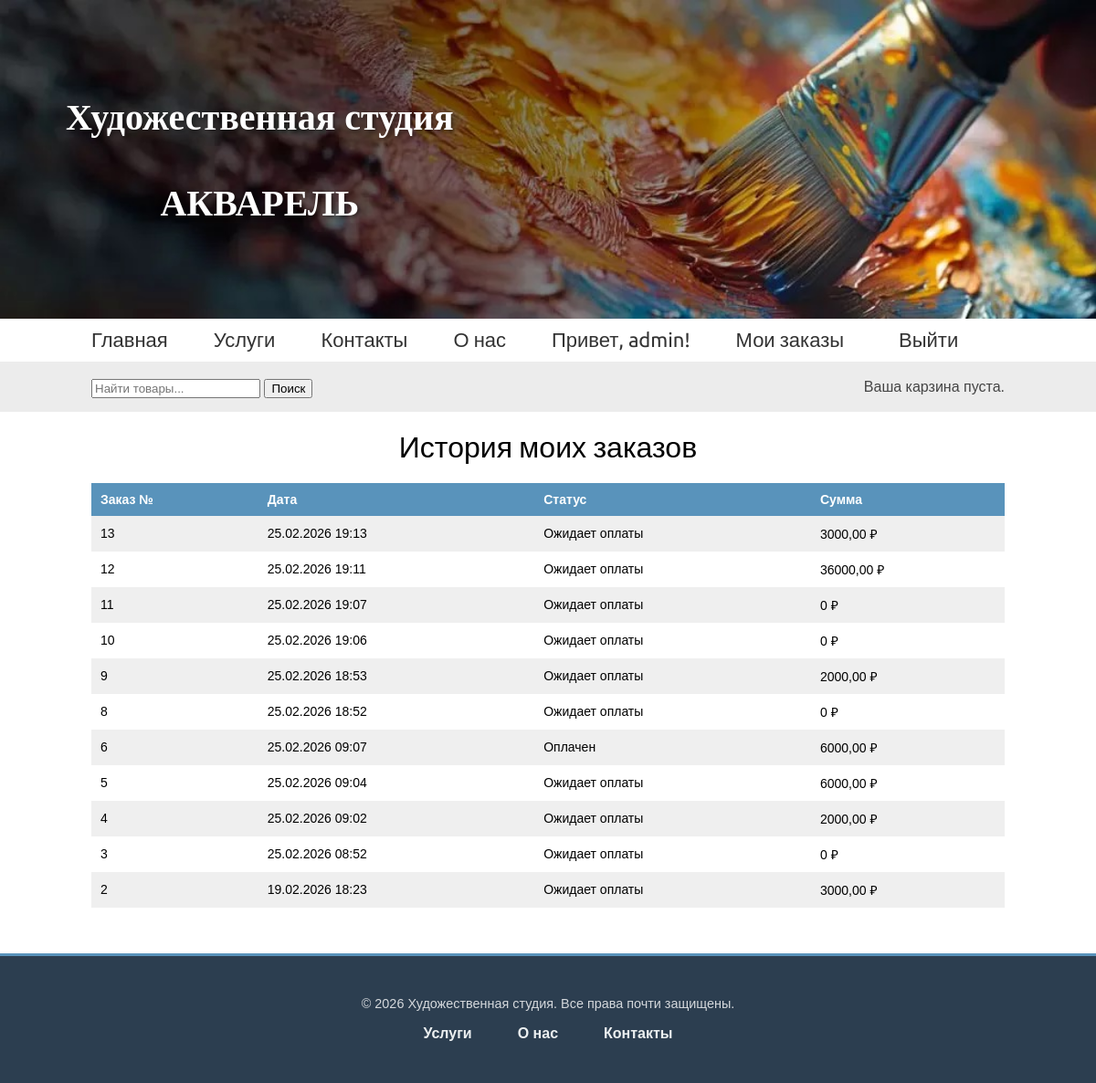
The page /orders/my-orders/ (signed in) on the database its author committed.
### orders/models.py (models this page shows, shortened)
class Order(models.Model):
    user = models.ForeignKey(
        settings.AUTH_USER_MODEL,
        related_name='orders',
        on_delete=models.CASCADE,
        null=True,
        blank=True
    )
    first_name = models.CharField(max_length=50)
    last_name = models.CharField(max_length=50)
    email = models.EmailField()
    address = models.CharField(max_length=250)
    created = models.DateTimeField(auto_now_add=True)
    updated = models.DateTimeField(auto_now=True)
    paid = models.BooleanField(default=False)
    class Meta:
        ordering = ['-created']
        indexes = [
            models.Index(fields=['-created']),
        ]
    def get_total_cost(self):
        return sum(item.get_cost() for item in self.items.all())

class OrderItem(models.Model):
    order = models.ForeignKey(
        Order,
        related_name='items',
        on_delete=models.CASCADE
    )
    product = models.ForeignKey(
        'shop.Product',
        related_name='order_items',
        on_delete=models.CASCADE
    )
    price = models.DecimalField(
        max_digits=10,
        decimal_places=2
    )
    quantity = models.PositiveIntegerField(default=1)
    def get_cost(self):
        return self.price * self.quantity

### orders/views.py (the view)
# urls.py: path('my-orders/', views.user_orders, name='user_orders'),
@login_required
def user_orders(request):
    orders = Order.objects.filter(user=request.user).order_by('-created')
    return render(request, 'orders/order/list.html', {'orders': orders})

### cart/cart.py (called while the page is built)
    def __len__(self):
        return sum(item['quantity'] for item in self.cart.values())

### cart/context_processors.py (called while the page is built)
def cart(request):
    return {'cart': Cart(request)}

### orders/templates/orders/order/list.html (shortened to what this page needs)
{% extends "shop/base.html" %}
{% block content %}
  <h1>История моих заказов</h1>
  <div class="order-list">
    {% if orders %}
      <table>
        <thead>
          <tr>
            <th>Заказ №</th>
            <th>Дата</th>
            <th>Статус</th>
            <th>Сумма</th>
          </tr>
        </thead>
        <tbody>
          {% for order in orders %}
            <tr>
              <td>{{ order.id }}</td>
              <td>{{ order.created|date:"d.m.Y H:i" }}</td>
              <td>{% if order.paid %}Оплачен{% else %}Ожидает оплаты{% endif %}</td>
              <td>{{ order.get_total_cost }} ₽</td>
            </tr>
          {% endfor %}
        </tbody>
      </table>
    {% else %}
      <p>У вас пока нет оформленных заказов. <a href="{% url 'shop:product_list' %}">Начать покупки</a></p>
    {% endif %}
  </div>
{% endblock %}

### shop/templates/shop/base.html (shortened to what this page needs)
{% load static %}
<!DOCTYPE html>
<html>
  <head>
    <link href="{% static "css/base.css" %}" rel="stylesheet">
  </head>
  <body>
<div class="top-banner">
    <img src="{% static 'img/bk.jpg' %}" alt="Banner">
    <div class="banner-text">Художественная студия<br><br>АКВАРЕЛЬ</div>
</div>
    <div id="header">
  <a href="/" class="logo">Главная</a>
  <a href="{% url 'shop:services' %}" class="logo">Услуги</a>
  <a href="{% url 'shop:contacts' %}" class="logo">Контакты</a>
  <a href="{% url 'shop:about' %}" class="logo">О нас</a>
  <div class="user">
    {% if request.user.is_authenticated %}
        <span class="logo">Привет, {{ request.user.username }}!</span>
        <a href="{% url 'orders:user_orders' %}" class="logo">Мои заказы</a>
        <form method="post" action="{% url 'logout' %}" style="display:inline;">
            <button type="submit" class="logo">Выйти</button>
        </form>
    {% else %}
        <a href="{% url 'login' %}" class="logo">Войти</a>
        <a href="{% url 'register' %}" class="logo">Регистрация</a>
    {% endif %}
  </div>
</div>
    <div id="subheader">
      <div class="cart">
        {% with total_items=cart|length %}
          {% if total_items > 0 %}
            Ваша карзина:
            <a href="{% url "cart:cart_detail" %}">
              {{ total_items }} товаров на сумму =
              {{ cart.get_total_price }} ₽
            </a>
          {% elif not order %}
            Ваша карзина пуста.
          {% endif %}
        {% endwith %}
      </div>
      <form action="{% url 'shop:product_search' %}" method="get" class="search-form">
        <input type="text" name="query" placeholder="Найти товары...">
        <button type="submit">Поиск</button>
    </form>
    </div>
    <div id="content">
      {% block content %}
      {% endblock %}
    </div>
    <footer id="footer">
        <div class="footer-content">
            <p>&copy; 2026 Художественная студия. Все права почти защищены.</p>
            <ul class="footer-links">
        <a href="{% url 'shop:services' %}">Услуги</a>
        <a href="{% url 'shop:about' %}">О нас</a>
        <a href="{% url 'shop:contacts' %}">Контакты</a>
            </ul>
        </div>
    </footer>
  </body>
</html>

### shop/static/css/base.css (style rules this page uses)
body { margin:0; padding:0; font-family:helvetica, sans-serif; }
h1, h2, h3, h4, h5, h6 { font-family: 'Ubuntu', sans-serif; font-weight:normal; }
a { text-decoration:none; color:#5993bb; }
table { width:100%; border-spacing:0; border-collapse: collapse; }
table th, table td { text-align:left; font-size:14px; padding:10px; margin:0; }
tbody tr:nth-child(odd) { background:#efefef; }
thead th, tbody tr.total { background:#5993bb; color:#fff; font-weight:bold; }
#header { padding:10px 100px; font-size:18px; overflow:auto; }
#subheader { background:#ececec; color:#444; padding:15px 100px; overflow:auto; }
#header .logo { font-family: 'Ubuntu', sans-serif; float: left; color: #333; font-size: 22px; margin-right: 50px !important; text-decoration: none; }
#subheader .cart { float:right; padding-top:4px; }
#subheader .search-form { float:left; padding-top:4px; }
#content { padding:0 100px; overflow:hidden; }
.top-banner { position: relative; width: 100%; overflow: hidden; }
.top-banner img { width: 100%; display: block; height: auto; }
.banner-text { font-family: "Times New Roman", Times, serif; opacity: 0; animation: fadeIn 3s ease-out forwards; position: absolute; top: 30%; left: 6%; transform: translate(-50%, -50%); color: white; font-size: 2.5rem; font-weight: bold; text-shadow: 2px 2px 4px rgba(0,0,0,0.5); text-align: center; }
#header .user button.logo { font-family: 'Ubuntu', sans-serif; color: #333; font-size: 22px; background: none; border: none; padding: 0; margin: 0; cursor: pointer; display: inline; line-height: inherit; float: none; margin-left: 10px; }
h1 { text-align: center; margin: 20px 0; }
#footer { background-color:#2c3e50; color:white; padding:30px 0; margin-top:50px; text-align:center; border-top:3px solid #5993bb; }
.footer-links { list-style:none; padding:0; display:flex; justify-content:center; gap:20px; margin-bottom:15px; }
.footer-links a { color:#ecf0f1; text-decoration:none; margin:0 15px; font-weight:bold; transition:color 0.3s; }
#footer p { font-size:0.9em; opacity:0.8; }

### rows shown on the page
Order: id "13", created "25.02.2026 19:13", paid "Ожидает оплаты", get_total_cost "3000,00"
Order: id "12", created "25.02.2026 19:11", paid "Ожидает оплаты", get_total_cost "36000,00"
Order: id "11", created "25.02.2026 19:07", paid "Ожидает оплаты", get_total_cost "0"
Order: id "10", created "25.02.2026 19:06", paid "Ожидает оплаты", get_total_cost "0"
Order: id "9", created "25.02.2026 18:53", paid "Ожидает оплаты", get_total_cost "2000,00"
Order: id "8", created "25.02.2026 18:52", paid "Ожидает оплаты", get_total_cost "0"
Order: id "6", created "25.02.2026 09:07", paid "Оплачен", get_total_cost "6000,00"
Order: id "5", created "25.02.2026 09:04", paid "Ожидает оплаты", get_total_cost "6000,00"
Order: id "4", created "25.02.2026 09:02", paid "Ожидает оплаты", get_total_cost "2000,00"
Order: id "3", created "25.02.2026 08:52", paid "Ожидает оплаты", get_total_cost "0"
Order: id "2", created "19.02.2026 18:23", paid "Ожидает оплаты", get_total_cost "3000,00"

### other values the page prints
{{ request.user.username }} "admin"
